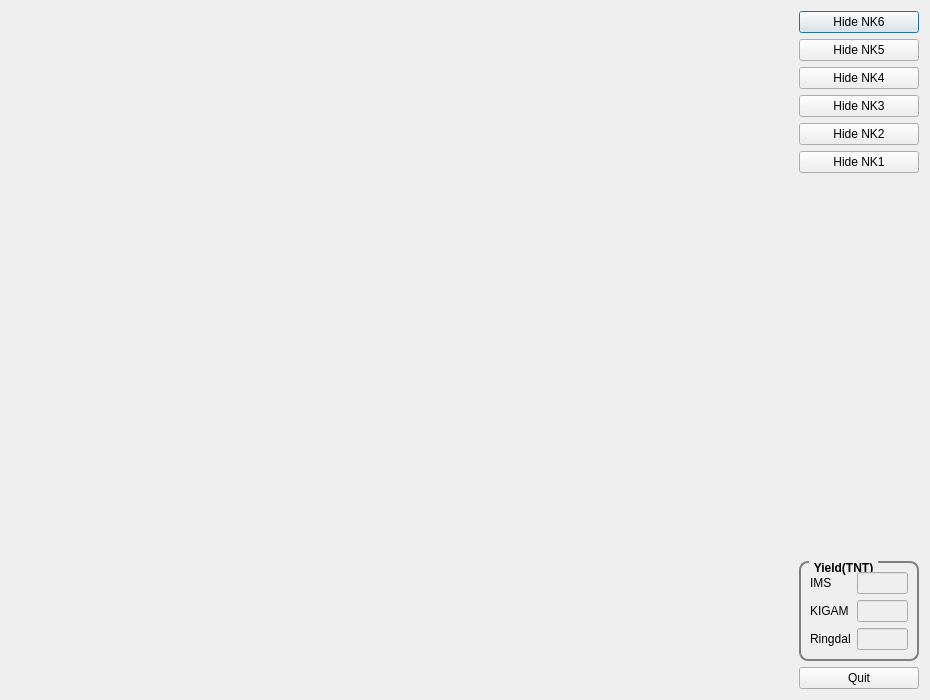
<?xml version="1.0" encoding="UTF-8"?>
<ui version="4.0">
 <class>mbGraph</class>
 <widget class="QDialog" name="mbGraph">
  <property name="geometry">
   <rect>
    <x>0</x>
    <y>0</y>
    <width>930</width>
    <height>700</height>
   </rect>
  </property>
  <property name="windowTitle">
   <string>mb graph (Realtime)</string>
  </property>
  <layout class="QHBoxLayout" name="horizontalLayout">
   <item>
    <widget class="QCustomPlot" name="wave" native="true"/>
   </item>
   <item>
    <layout class="QVBoxLayout" name="verticalLayout">
     <item>
      <widget class="QPushButton" name="nk6">
       <property name="maximumSize">
        <size>
         <width>200</width>
         <height>16777215</height>
        </size>
       </property>
       <property name="text">
        <string>Hide NK6</string>
       </property>
      </widget>
     </item>
     <item>
      <widget class="QPushButton" name="nk5">
       <property name="minimumSize">
        <size>
         <width>0</width>
         <height>0</height>
        </size>
       </property>
       <property name="maximumSize">
        <size>
         <width>200</width>
         <height>16777215</height>
        </size>
       </property>
       <property name="text">
        <string>Hide NK5</string>
       </property>
      </widget>
     </item>
     <item>
      <widget class="QPushButton" name="nk4">
       <property name="minimumSize">
        <size>
         <width>0</width>
         <height>0</height>
        </size>
       </property>
       <property name="maximumSize">
        <size>
         <width>200</width>
         <height>16777215</height>
        </size>
       </property>
       <property name="text">
        <string>Hide NK4</string>
       </property>
      </widget>
     </item>
     <item>
      <widget class="QPushButton" name="nk3">
       <property name="minimumSize">
        <size>
         <width>0</width>
         <height>0</height>
        </size>
       </property>
       <property name="maximumSize">
        <size>
         <width>200</width>
         <height>16777215</height>
        </size>
       </property>
       <property name="text">
        <string>Hide NK3</string>
       </property>
      </widget>
     </item>
     <item>
      <widget class="QPushButton" name="nk2">
       <property name="minimumSize">
        <size>
         <width>0</width>
         <height>0</height>
        </size>
       </property>
       <property name="maximumSize">
        <size>
         <width>200</width>
         <height>16777215</height>
        </size>
       </property>
       <property name="text">
        <string>Hide NK2</string>
       </property>
      </widget>
     </item>
     <item>
      <widget class="QPushButton" name="nk1">
       <property name="minimumSize">
        <size>
         <width>0</width>
         <height>0</height>
        </size>
       </property>
       <property name="maximumSize">
        <size>
         <width>200</width>
         <height>16777215</height>
        </size>
       </property>
       <property name="text">
        <string>Hide NK1</string>
       </property>
      </widget>
     </item>
     <item>
      <spacer name="verticalSpacer">
       <property name="orientation">
        <enum>Qt::Vertical</enum>
       </property>
       <property name="sizeHint" stdset="0">
        <size>
         <width>20</width>
         <height>40</height>
        </size>
       </property>
      </spacer>
     </item>
     <item>
      <widget class="QGroupBox" name="groupBox">
       <property name="maximumSize">
        <size>
         <width>120</width>
         <height>16777215</height>
        </size>
       </property>
       <property name="font">
        <font>
         <weight>75</weight>
         <bold>true</bold>
        </font>
       </property>
       <property name="styleSheet">
        <string notr="true">QGroupBox { 
	border: 2px solid gray; 
	border-radius: 9px; 
	margin-top: 0.5em
}

QGroupBox::title {
	subcontrol-origin: margin;
	left: 10px;
	padding: 0 3px 0 3px;
}</string>
       </property>
       <property name="title">
        <string>Yield(TNT)</string>
       </property>
       <layout class="QGridLayout" name="gridLayout">
        <item row="2" column="0">
         <widget class="QLabel" name="label_3">
          <property name="text">
           <string>Ringdal</string>
          </property>
         </widget>
        </item>
        <item row="1" column="0">
         <widget class="QLabel" name="label_2">
          <property name="text">
           <string>KIGAM</string>
          </property>
         </widget>
        </item>
        <item row="0" column="0">
         <widget class="QLabel" name="label">
          <property name="text">
           <string>IMS</string>
          </property>
         </widget>
        </item>
        <item row="0" column="1">
         <widget class="QLineEdit" name="imsY">
          <property name="enabled">
           <bool>false</bool>
          </property>
          <property name="alignment">
           <set>Qt::AlignCenter</set>
          </property>
         </widget>
        </item>
        <item row="1" column="1">
         <widget class="QLineEdit" name="kigamY">
          <property name="enabled">
           <bool>false</bool>
          </property>
          <property name="alignment">
           <set>Qt::AlignCenter</set>
          </property>
         </widget>
        </item>
        <item row="2" column="1">
         <widget class="QLineEdit" name="ringdalY">
          <property name="enabled">
           <bool>false</bool>
          </property>
          <property name="alignment">
           <set>Qt::AlignCenter</set>
          </property>
         </widget>
        </item>
       </layout>
      </widget>
     </item>
     <item>
      <widget class="QPushButton" name="quibB">
       <property name="minimumSize">
        <size>
         <width>0</width>
         <height>0</height>
        </size>
       </property>
       <property name="maximumSize">
        <size>
         <width>120</width>
         <height>16777215</height>
        </size>
       </property>
       <property name="text">
        <string>Quit</string>
       </property>
      </widget>
     </item>
    </layout>
   </item>
  </layout>
 </widget>
 <customwidgets>
  <customwidget>
   <class>QCustomPlot</class>
   <extends>QWidget</extends>
   <header>qcustomplot.h</header>
   <container>1</container>
  </customwidget>
 </customwidgets>
 <resources/>
 <connections/>
</ui>
